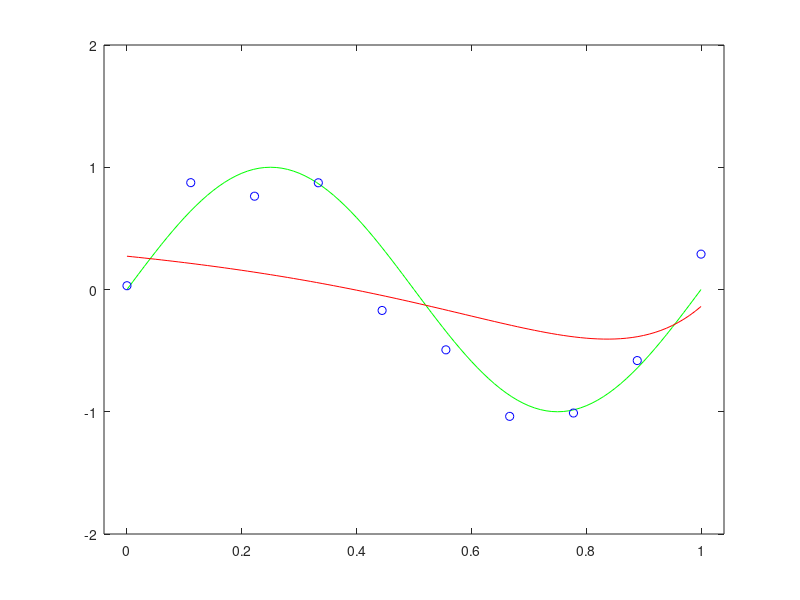

MATLAB code for this plot:
#!/bin/octave

# training data
N = 10;
x = [0:N-1] / (N-1);
t = sin(2*pi*x) + .3*randn(1, N);

# functions
function ret = y(x, w)
	ret = x' .^ [0:length(w)-1] * w;
endfunction

function error = modified_least_squares(x, t, w, lambda)
	sum = w' * w * lambda / 2;
	N = length(x);
	for n = 1:N
		sum += (y(x(n), w) - t(n)) ^ 2;
	endfor
	error = sum;
endfunction


for lambda = [exp(-18) exp(0)]
	M=9
	# Calculating coefficients vector w* of Mth degree polynomial so that dmodified_least_squares/dw = 0 at w*
	sum_x_powers = zeros(1,2*M+1);
	for n=1:N
		sum_x_powers += x(n) .^ [0:2*M];
	endfor
	x_powers_matrix = zeros(M+1);
	for j=1:M+1
		x_powers_matrix([j*(M+1)-M:j*(M+1)]) += sum_x_powers(j:j+M);
	endfor
	x_powers_matrix += lambda * eye(M+1);
	target = zeros(M+1, 1);
	for n=1:N
		target += x(n) .^ [0:M]' * t(n);
	endfor

	w = inv(x_powers_matrix) * target;



	printf("Modified least squares: %d\n", modified_least_squares(x, t, w, lambda));
	# plot
	p_x = [0:100] / 100;
	p = plot(p_x, sin(2*pi*p_x), "g", x, t, "ob", p_x, y(p_x, w), "r");
	axis([-0.04, 1.04, -2, 2]);
	refresh()
	waitfor(p)
endfor
